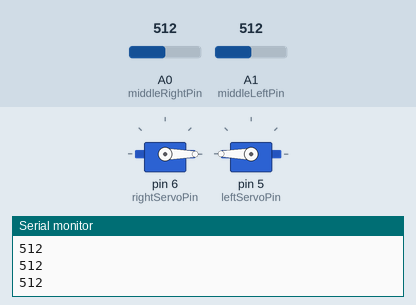
Bench run of a sketch on a simulated Arduino Uno, built with avr-gcc and run on an emulated ATmega328P. Shown: 2 × servo, the last lines printed to the serial monitor. Inputs (shaded band) come from the test bench; at power-on: A1 (middleLeftPin) = 512, A0 (middleRightPin) = 512.

Above: at 3.2 s.
3.3 s: A1 (middleLeftPin) set to 736
4.8 s: A1 (middleLeftPin) set to 767
At 5.2 s:
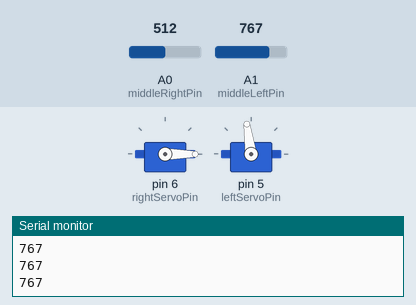
6.3 s: A0 (middleRightPin) set to 740
7.8 s: A0 (middleRightPin) set to 762
At 8.7 s:
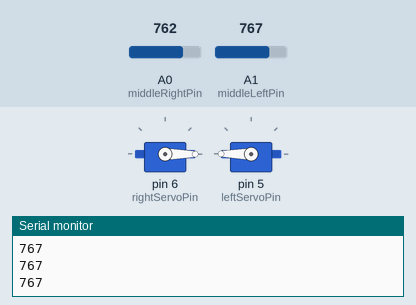
9.3 s: A1 (middleLeftPin) set to 740
At 9.8 s:
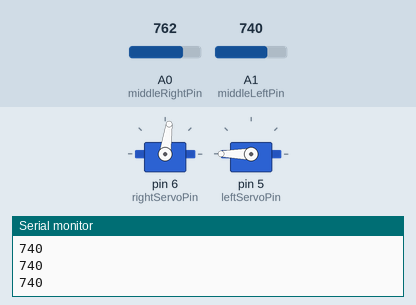
10.8 s: A1 (middleLeftPin) set to 760
At 12.2 s:
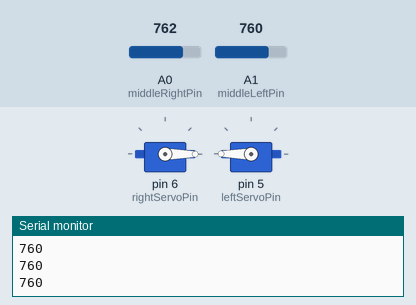
Timing chart, 0 to 13.3 s (numbered marks = the images above; inputs shaded):
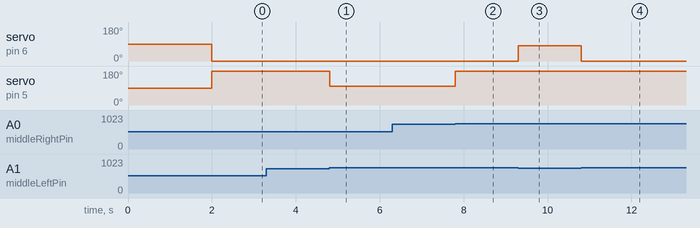

Measured:
- the behaviour switches between 750 and 751 on A1 (middleLeftPin) (found by bisection; images 0 and 1)
- the behaviour switches between 750 and 751 on A0 (middleRightPin) (found by bisection; images 1 and 2)
- after the input at 4.8 s, servo on pin 5 (leftServoPin): 180° → 98° at once
- after the input at 7.8 s, servo on pin 5 (leftServoPin): 98° → 180° at once
- after the input at 9.3 s, servo on pin 6 (rightServoPin): 0° → 82° at once
- after the input at 10.8 s, servo on pin 6 (rightServoPin): 82° → 0° at once

The sketch:

lineFollow.ino
```cpp
/*
 *    Line Following Robot
 *
 *
 *
 *
 *
 */

#include <Servo.h>

//This array tells the robot when to turn at each
//intersection given a start location. A 0 means
//keep going forward at an intersection. A 1 means
//turn left at an intersection. A 2 means turn right
//at an intersection.
int turns[] = {0,2,2,2,0,1,1,1};
int intersection = 0;

Servo rightServo;
Servo leftServo;

const int rightServoPin = 6;
const int leftServoPin = 5;

const int middleRightPin = A0;
const int middleLeftPin = A1;
const int outerRightPin = A2;
const int outerLeftPin = A3;

int leftServoAngle = 90;
int rightServoAngle = 90;

int middleLeftVal = 0;
int middleRightVal = 0;
int outerLeftVal = 0;
int outerRightVal = 0;

int rightServoMap(int angle) {
  int newAngle = 180 - angle;
  return newAngle;
}
/*
void forward() {

}*/

void setup() {
  rightServo.attach(rightServoPin);
  leftServo.attach(leftServoPin);
  delay(2000); //Wait 2 seconds
  Serial.begin(9600);

  leftServoAngle = 180;
  rightServoAngle = rightServoMap(180);

  rightServo.write(rightServoAngle);
  leftServo.write(leftServoAngle);
  delay(10);
}

void loop() {
  Serial.println(analogRead(middleLeftPin));
  middleLeftVal = analogRead(middleLeftPin);
  middleRightVal = analogRead(middleRightPin);


  // greater than 750 on the line
  // less than 750 off the line
  if (middleLeftVal > 750 && middleRightVal < 750) {
    rightServoAngle = rightServoMap(180);
    leftServoAngle = 98;
    rightServo.write(rightServoAngle);
    leftServo.write(leftServoAngle);
    delay(1);
  }
  if (middleLeftVal < 750 && middleRightVal > 750) {
    rightServoAngle = rightServoMap(98);
    leftServoAngle = 180;
    rightServo.write(rightServoAngle);
    leftServo.write(leftServoAngle);
    delay(1);
  }
  if (middleLeftVal > 750 && middleRightVal > 750) {
    rightServoAngle = rightServoMap(180);
    leftServoAngle = 180;
    rightServo.write(rightServoAngle);
    leftServo.write(leftServoAngle);
    delay(1);
  }

}
```
